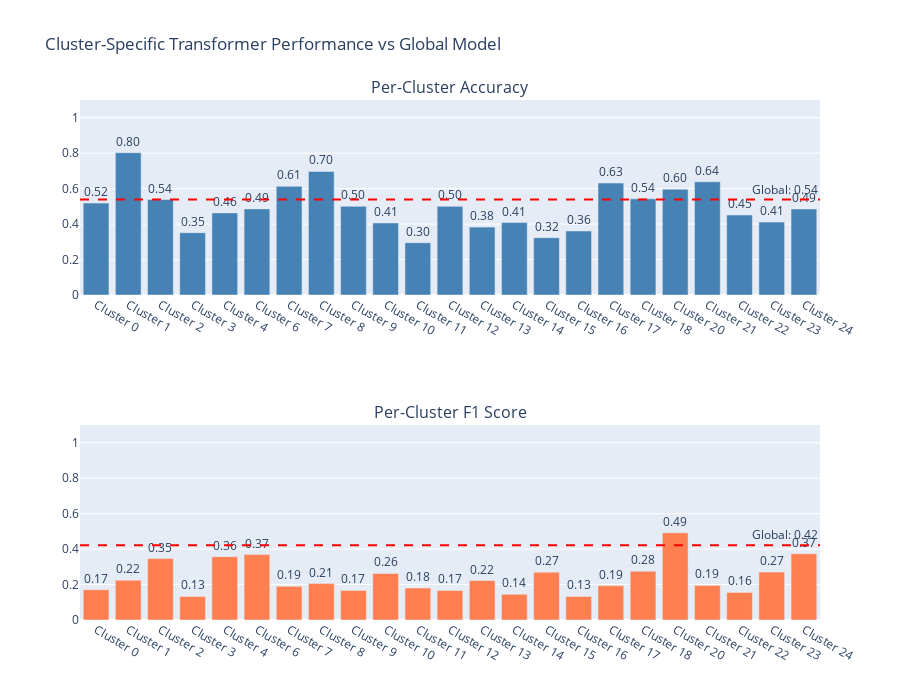

Write notebook code for a chart like this one.
### Code cell
# Per-cluster performance visualization
if cluster_results:
    cluster_ids = list(cluster_results.keys())
    accuracies = [cluster_results[c]['accuracy'] for c in cluster_ids]
    f1_scores = [cluster_results[c]['f1'] for c in cluster_ids]
    n_samples = [cluster_results[c]['n_samples'] for c in cluster_ids]
    
    fig = make_subplots(rows=2, cols=1, subplot_titles=('Per-Cluster Accuracy', 'Per-Cluster F1 Score'))
    
    # Accuracy per cluster
    fig.add_trace(
        go.Bar(
            x=[f"Cluster {c}" for c in cluster_ids], 
            y=accuracies, 
            text=[f"{a:.2f}" for a in accuracies],
            textposition='outside',
            marker_color='steelblue'
        ),
        row=1, col=1
    )
    
    # Add global accuracy line
    fig.add_hline(y=global_accuracy, line_dash="dash", line_color="red", 
                  annotation_text=f"Global: {global_accuracy:.2f}", row=1, col=1)
    
    # F1 Score per cluster
    fig.add_trace(
        go.Bar(
            x=[f"Cluster {c}" for c in cluster_ids], 
            y=f1_scores, 
            text=[f"{f:.2f}" for f in f1_scores],
            textposition='outside',
            marker_color='coral'
        ),
        row=2, col=1
    )
    
    # Add global F1 line
    fig.add_hline(y=global_f1, line_dash="dash", line_color="red", 
                  annotation_text=f"Global: {global_f1:.2f}", row=2, col=1)
    
    fig.update_layout(
        title='Cluster-Specific Transformer Performance vs Global Model',
        height=700,
        showlegend=False
    )
    fig.update_yaxes(range=[0, 1.1])
    
    display(fig)

### Figure 1 — Plotly figure (JSON) as saved in the notebook; plotly's stock layout.template omitted (floating-point values rounded to 4 significant figures)
{"data": [{"marker": {"color": "steelblue"}, "text": ["0.52", "0.80", "0.54", "0.35", "0.46", "0.49", "0.61", "0.70", "0.50", "0.41", "0.30", "0.50", "0.38", "0.41", "0.32", "0.36", "0.63", "0.54", "0.60", "0.64", "0.45", "0.41", "0.49"], "textposition": "outside", "type": "bar", "x": ["Cluster 0", "Cluster 1", "Cluster 2", "Cluster 3", "Cluster 4", "Cluster 6", "Cluster 7", "Cluster 8", "Cluster 9", "Cluster 10", "Cluster 11", "Cluster 12", "Cluster 13", "Cluster 14", "Cluster 15", "Cluster 16", "Cluster 17", "Cluster 18", "Cluster 20", "Cluster 21", "Cluster 22", "Cluster 23", "Cluster 24"], "xaxis": "x", "y": [0.5185, 0.8028, 0.5387, 0.3514, 0.4632, 0.4857, 0.6129, 0.6972, 0.5, 0.4067, 0.2951, 0.5, 0.383, 0.4085, 0.3235, 0.3611, 0.6316, 0.5424, 0.5968, 0.6392, 0.451, 0.4115, 0.4853], "yaxis": "y"}, {"marker": {"color": "coral"}, "text": ["0.17", "0.22", "0.35", "0.13", "0.36", "0.37", "0.19", "0.21", "0.17", "0.26", "0.18", "0.17", "0.22", "0.14", "0.27", "0.13", "0.19", "0.28", "0.49", "0.19", "0.16", "0.27", "0.37"], "textposition": "outside", "type": "bar", "x": ["Cluster 0", "Cluster 1", "Cluster 2", "Cluster 3", "Cluster 4", "Cluster 6", "Cluster 7", "Cluster 8", "Cluster 9", "Cluster 10", "Cluster 11", "Cluster 12", "Cluster 13", "Cluster 14", "Cluster 15", "Cluster 16", "Cluster 17", "Cluster 18", "Cluster 20", "Cluster 21", "Cluster 22", "Cluster 23", "Cluster 24"], "xaxis": "x2", "y": [0.1707, 0.2244, 0.3464, 0.1327, 0.3569, 0.3691, 0.19, 0.2054, 0.1667, 0.263, 0.1805, 0.1667, 0.2224, 0.145, 0.2697, 0.1327, 0.1935, 0.2753, 0.4915, 0.195, 0.1554, 0.2701, 0.3742], "yaxis": "y2"}], "layout": {"annotations": [{"font": {"size": 16}, "showarrow": false, "text": "Per-Cluster Accuracy", "x": 0.5, "xanchor": "center", "xref": "paper", "y": 1, "yanchor": "bottom", "yref": "paper"}, {"font": {"size": 16}, "showarrow": false, "text": "Per-Cluster F1 Score", "x": 0.5, "xanchor": "center", "xref": "paper", "y": 0.375, "yanchor": "bottom", "yref": "paper"}, {"showarrow": false, "text": "Global: 0.54", "x": 1, "xanchor": "right", "xref": "x domain", "y": 0.5382, "yanchor": "bottom", "yref": "y"}, {"showarrow": false, "text": "Global: 0.42", "x": 1, "xanchor": "right", "xref": "x2 domain", "y": 0.4213, "yanchor": "bottom", "yref": "y2"}], "height": 700, "shapes": [{"line": {"color": "red", "dash": "dash"}, "type": "line", "x0": 0, "x1": 1, "xref": "x domain", "y0": 0.5382, "y1": 0.5382, "yref": "y"}, {"line": {"color": "red", "dash": "dash"}, "type": "line", "x0": 0, "x1": 1, "xref": "x2 domain", "y0": 0.4213, "y1": 0.4213, "yref": "y2"}], "showlegend": false, "title": {"text": "Cluster-Specific Transformer Performance vs Global Model"}, "xaxis": {"anchor": "y", "domain": [0, 1]}, "xaxis2": {"anchor": "y2", "domain": [0, 1]}, "yaxis": {"anchor": "x", "domain": [0.625, 1], "range": [0, 1.1]}, "yaxis2": {"anchor": "x2", "domain": [0, 0.375], "range": [0, 1.1]}}}
